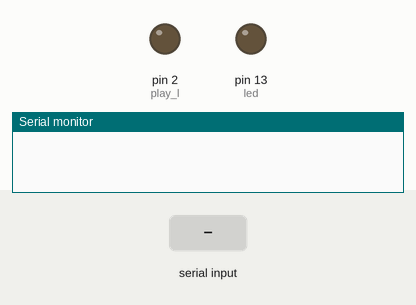
A sketch run on a simulated Arduino Uno, built with avr-gcc and run on an emulated ATmega328P. Parts: output pins drawn as LEDs (lit = HIGH), the last lines printed to the serial monitor. Inputs (shaded band) come from the test bench.

Above: at 1.2 s.
1.3 s: "a" received over Serial
At 2.2 s:
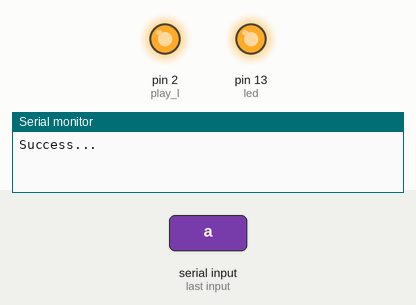
Timing chart, 0 to 5.8 s (numbered marks = the images above; inputs shaded):
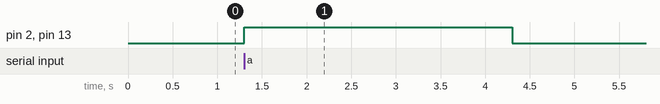

Measured:
- after the input at 1.3 s, pin 2 (play_l), pin 13 (led): LOW → HIGH at once, → LOW 3.0 s later

The sketch:

bt-and-voice.ino
```cpp
int led = 13;
int play_l = 2;

void setup() {
  //intialize console
  Serial.begin(9600);

  //define outputs
  pinMode(led, OUTPUT);
  pinMode(play_l, OUTPUT);

  //set connections to LOW
  digitalWrite(led, LOW);
  digitalWrite(play_l, LOW);
}

void loop() {

  char ch = Serial.read();
  switch (ch) {
    case 'a': digitalWrite(led, HIGH);
      digitalWrite(play_l, HIGH);
      Serial.println("Success...");
      delay(3000);
      digitalWrite(play_l, LOW);
      digitalWrite(led, LOW);
      break;
    }
}
```
